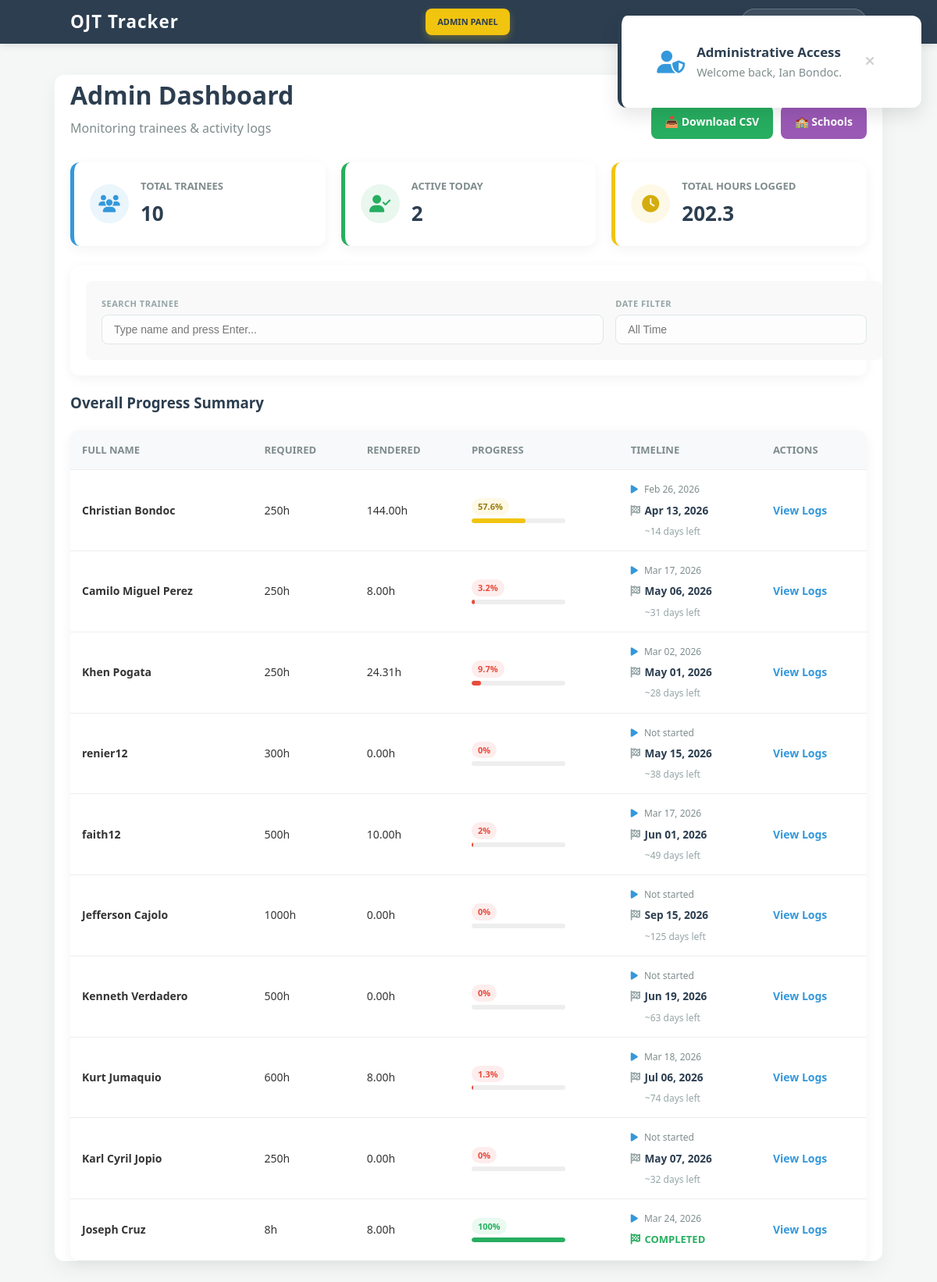
Screenshot of /OjtTracker/admin.php (signed in) with the database file from the repository.
### tables this page shows
CREATE TABLE `users` (
  `id` int(11) NOT NULL,
  `username` varchar(50) NOT NULL,
  `full_name` varchar(255) DEFAULT NULL,
  `school` varchar(255) DEFAULT NULL,
  `password` varchar(255) NOT NULL,
  `total_required` int(11) DEFAULT 600,
  `security_question` varchar(255) DEFAULT NULL,
  `security_answer` varchar(255) DEFAULT NULL,
  `role` enum('user','admin') DEFAULT 'user'
);

### OjtTracker/admin.php (the view, shortened to what this page needs)
<?php
include 'includes/database.php';
$search = $_GET['search'] ?? '';
$filter_date = $_GET['filter_date'] ?? '';
if (!empty($filter_date)) {
    $sql = "SELECT logs.*, users.full_name, users.total_required
            FROM logs
            JOIN users ON logs.user_id = users.id
            WHERE users.role != 'admin' AND logs.log_date = ? " . (!empty($search) ? "AND users.full_name LIKE ?" : "") . "
            ORDER BY logs.time_in ASC";
    $stmt = $conn->prepare($sql);
    if (!empty($search)) {
        $search_param = "%$search%";
        $stmt->bind_param("ss", $filter_date, $search_param);
    } else {
        $stmt->bind_param("s", $filter_date);
    }
} else {
    $sql = "SELECT users.id as user_id, users.full_name, users.total_required,
            COALESCE(SUM(logs.hours_rendered), 0) as total_done,
            COUNT(DISTINCT logs.log_date) as days_worked,
            MIN(logs.log_date) as first_active
            FROM users
            LEFT JOIN logs ON users.id = logs.user_id
            WHERE users.role != 'admin'";
    $sql .= " GROUP BY users.id, users.full_name, users.total_required";
    $stmt = $conn->prepare($sql);
}
$stmt->execute();
$result = $stmt->get_result();
$kpi_trainees = $conn->query("SELECT COUNT(*) as count FROM users WHERE role != 'admin'")->fetch_assoc()['count'];
$today = date('Y-m-d');
$kpi_active = $conn->query("SELECT COUNT(DISTINCT user_id) as count FROM logs WHERE log_date = '$today'")->fetch_assoc()['count'];
$kpi_hours_query = $conn->query("SELECT SUM(hours_rendered) as total FROM logs JOIN users ON logs.user_id = users.id WHERE users.role != 'admin'");
$kpi_hours = $kpi_hours_query->fetch_assoc()['total'];
?>
<!DOCTYPE html>
<html lang="en">
<head>
    <link rel="stylesheet" href="assets/css/style.css">
    <link rel="stylesheet" href="https://cdnjs.cloudflare.com/ajax/libs/font-awesome/6.4.0/css/all.min.css">
    <link rel="stylesheet" href="https://cdn.jsdelivr.net/npm/flatpickr/dist/flatpickr.min.css">
    <link rel="stylesheet" href="https://cdn.jsdelivr.net/npm/flatpickr/dist/themes/material_blue.css">
</head>
<body>
    <div class="toast-container">
        <?php if (isset($_SESSION['login_success'])): ?>
            <div id="admin-toast" class="alert-toast">
                <div class="alert-content">
                    <div class="alert-icon"><i class="fas fa-user-shield"></i></div>
                    <div class="alert-text">
                        <strong>Administrative Access</strong>
                        <span>Welcome back, <?= htmlspecialchars($_SESSION['full_name']); ?>.</span>
                    </div>
                    <button class="alert-close" onclick="this.parentElement.parentElement.remove()"><i class="fas fa-times"></i></button>
                </div>
            </div>
        <?php endif; ?>
    </div>
    <?php include 'includes/navbar.php'; ?>
    <div class="container" style="max-width: 1200px; margin: 40px auto; padding: 0 20px;">
        <div class="header-section">
            <div>
                <h1 style="margin:0; color: var(--dark);">Admin Dashboard</h1>
                <p style="color: #7f8c8d; margin: 5px 0 0;">Monitoring trainees & activity logs</p>
            </div>
            <div class="action-buttons">
                <a href="export_csv.php" class="btn btn-csv">📥 Download CSV</a>
                <a href="manage_schools.php" class="btn btn-school">🏫 Schools</a>
            </div>
        </div>
        <div class="kpi-container">
            <div class="kpi-card">
                <div class="kpi-icon"><i class="fas fa-users"></i></div>
                <div class="kpi-details">
                    <h4>Total Trainees</h4>
                    <h2><?php echo $kpi_trainees; ?></h2>
                </div>
            </div>
            <div class="kpi-card success">
                <div class="kpi-icon success"><i class="fas fa-user-check"></i></div>
                <div class="kpi-details">
                    <h4>Active Today</h4>
                    <h2><?php echo $kpi_active; ?></h2>
                </div>
            </div>
            <div class="kpi-card warning">
                <div class="kpi-icon warning"><i class="fas fa-clock"></i></div>
                <div class="kpi-details">
                    <h4>Total Hours Logged</h4>
                    <h2><?php echo number_format($kpi_hours ?? 0, 1); ?></h2>
                </div>
            </div>
        </div>
        <div class="filter-card">
            <form id="filterForm" method="GET" style="display: flex; flex-wrap: wrap; align-items: flex-end; gap: 15px; width: 100%;">
                <div class="form-group" style="flex: 2; min-width: 200px;">
                    <label>Search Trainee</label>
                    <input type="text" name="search" class="modern-input" placeholder="Type name and press Enter..." value="<?php echo htmlspecialchars($search); ?>">
                </div>
                <div class="form-group" style="flex: 1; min-width: 150px;">
                    <label>Date Filter</label>
                    <input type="text" name="filter_date" id="calendar" class="modern-input" placeholder="All Time" value="<?php echo htmlspecialchars($filter_date); ?>">
                </div>
            </form>
        </div>
        <h3 style="margin-bottom: 20px; color: var(--dark);">
            <?php echo empty($filter_date) ? "Overall Progress Summary" : "Daily Logs: " . date('F d, Y', strtotime($filter_date)); ?>
        </h3>
        <table class="modern-table">
            <thead>
                <tr>
                    <th>Full Name</th>
                    <?php if (!empty($filter_date)): ?>
                        <th>Time In</th><th>Time Out</th><th>Hours</th><th>Tasks</th>
                    <?php else: ?>
                        <th>Required</th><th>Rendered</th><th>Progress</th>
                        <th>Timeline</th>
                        <th>Actions</th>
                    <?php endif; ?>
                </tr>
            </thead>
            <tbody>
                <?php while($row = $result->fetch_assoc()): ?>
                <tr>
                    <td style="font-weight: 600;"><?php echo htmlspecialchars($row['full_name']); ?></td>
                    <?php if (!empty($filter_date)): ?>
                        <td><?php echo date('h:i A', strtotime($row['time_in'])); ?></td>
                        <td><?php echo $row['time_out'] ? date('h:i A', strtotime($row['time_out'])) : '<span style="color:#e67e22; font-weight:bold;">Active</span>'; ?></td>
                        <td style="color: var(--success); font-weight: bold;"><?php echo number_format($row['hours_rendered'] ?? 0, 2); ?></td>
                        <td><?php echo htmlspecialchars($row['task_description'] ?? 'No task recorded'); ?></td>
                    <?php else: ?>
                        <td><?php echo (int)$row['total_required']; ?>h</td>
                        <td><?php echo number_format($row['total_done'], 2); ?>h</td>
                        <td>
                            <?php
                                $percent = ($row['total_required'] > 0) ? ($row['total_done'] / $row['total_required']) * 100 : 0;
                                $display_percent = min(round($percent, 1), 100);
                                if ($display_percent < 40) { $color_class = "bar-low"; $bg_class = "bg-low"; }
                                elseif ($display_percent < 80) { $color_class = "bar-mid"; $bg_class = "bg-mid"; }
                                else { $color_class = "bar-high"; $bg_class = "bg-high"; }
                            ?>
                            <div class="progress-wrapper">
                                <span class="badge-progress <?php echo $bg_class; ?>"><?php echo $display_percent; ?>%</span>
                                <div class="progress-container">
                                    <div class="progress-bar <?php echo $color_class; ?>" style="width: <?php echo $display_percent; ?>%;"></div>
                                </div>
                            </div>
                        </td>
                        <td>
                            <div class="timeline-cell">
                                <?php
                                    $start_date = $row['first_active'] ? date('M d, Y', strtotime($row['first_active'])) : 'Not started';
                                    echo '<div style="font-size:12px; color:#7f8c8d;"><i class="fas fa-play" style="width:14px; color:var(--primary);"></i> ' . $start_date . '</div>';
                                    $remaining = $row['total_required'] - $row['total_done'];
                                    if ($remaining <= 0) {
                                        echo '<div><i class="fas fa-flag-checkered" style="width:14px; color:var(--success);"></i> <span style="color:var(--success); font-weight:bold; font-size:13px;">COMPLETED</span></div>';
                                    } else {
                                        $days_worked = (int)$row['days_worked'];
                                        $avg_pace = ($days_worked > 0 && $row['total_done'] > 0) ? ($row['total_done'] / $days_worked) : 8;
                                        $days_needed = ceil($remaining / $avg_pace);
                                        $target_date = new DateTime();
                                        $days_added = 0;
                                        while ($days_added < $days_needed) {
                                            $target_date->modify('+1 day');
                                            if ($target_date->format('N') < 6) {
                                                $days_added++;
                                            }
                                        }
                                        echo '<div><i class="fas fa-flag-checkered" style="width:14px; color:#95a5a6;"></i> <span class="edc-badge" style="display:inline;">' . $target_date->format('M d, Y') . '</span></div>';
                                        echo '<span class="edc-sub" style="margin-left: 18px;">~' . $days_needed . ' days left</span>';
                                    }
                                ?>
                            </div>
                        </td>
                        <td>
                            <a href="view_user_logs.php?id=<?php echo $row['user_id']; ?>" class="link-view">View Logs</a>
                        </td>
                    <?php endif; ?>
                </tr>
                <?php endwhile; ?>
            </tbody>
        </table>
    </div>
</body>
</html>

### OjtTracker/includes/navbar.php (shortened to what this page needs)
<nav class="navbar">
    <div class="nav-container">
        <a href="index.php" class="logo">OJT Tracker</a>
        <div class="nav-links">
    <?php if (isset($_SESSION['role']) && $_SESSION['role'] === 'admin'): ?>
        <a href="admin.php" class="admin-link">Admin Panel</a>
    <?php else: ?>
        <a href="index.php">Dashboard</a>
        <a href="view_history.php">My History</a>
    <?php endif; ?>
    </div>
            <div class="nav-profile-dropdown">
                <button onclick="toggleNavMenu()" class="nav-user-btn" id="navUserBtn">
                    <span>
                        <?php if (isset($_SESSION['role']) && $_SESSION['role'] === 'admin'): ?>
                            <span class="admin-badge">ADMIN</span>
                        <?php endif; ?>
                    </span>
                </button>
            </div>
        </div>
</nav>

### OjtTracker/assets/css/style.css (style rules this page uses)
body { font-family: 'Segoe UI', Tahoma, Geneva, Verdana, sans-serif; background: #f4f7f6; color: #333; line-height: 1.6; margin: 0; }
.container { width: 85%; max-width: 1000px; margin: 50px auto; background: white; padding: 30px; border-radius: 12px; box-shadow: 0 10px 25px rgba(0,0,0,0.05); }
.progress-bar { background: #eee; height: 25px; border-radius: 20px; overflow: hidden; margin-bottom: 40px; }
form { display: grid; grid-template-columns: 1fr 1fr; gap: 15px; background: #f9f9f9; padding: 20px; border-radius: 8px; }
form h3, form label { grid-column: span 2; }
input, select, textarea { padding: 12px; border: 1px solid #ddd; border-radius: 6px; font-size: 14px; }
button { grid-column: span 2; background: #2c3e50; color: white; padding: 15px; border: none; border-radius: 6px; font-weight: bold; cursor: pointer; transition: background 0.3s; }
table { width: 100%; border-collapse: collapse; margin-top: 20px; }
th, td { padding: 15px; text-align: left; border-bottom: 1px solid #eee; }
th { background-color: #f8f9fa; color: #2c3e50; font-size: 13px; text-transform: uppercase; }
.navbar { background: #2c3e50; color: white; padding: 15px 0; width: 100%; box-shadow: 0 2px 10px rgba(0,0,0,0.1); }
.nav-container { width: 85%; max-width: 1200px; margin: 0 auto; display: flex; justify-content: space-between; align-items: center; }
.logo { font-size: 20px; font-weight: bold; color: #27ae60; text-decoration: none; }
.nav-links a { color: white; text-decoration: none; margin-left: 20px; font-size: 14px; transition: color 0.3s; }
.admin-link { background: #f39c12; padding: 5px 10px; border-radius: 4px; color: #000 !important; }
.alert-toast { position: relative; background: #ffffff; border-left: 5px solid #27ae60; border-radius: 12px; box-shadow: 0 10px 25px rgba(0,0,0,0.1); margin-bottom: 25px; overflow: hidden; animation: slideIn 0.5s ease forwards; }
.alert-content { display: flex; align-items: center; padding: 16px 20px; gap: 15px; }
.alert-icon { font-size: 24px; color: #27ae60; }
.alert-text { display: flex; flex-direction: column; flex-grow: 1; }
.alert-text strong { color: #2c3e50; font-size: 15px; }
.alert-text span { color: #7f8c8d; font-size: 13px; }
.alert-close { background: none; border: none; color: #bdc3c7; cursor: pointer; font-size: 16px; transition: 0.2s; }

### OjtTracker/includes/navbar.php (style rules this page uses)
.navbar { background: #2c3e50; padding: 10px 0; color: white; }
.nav-container { max-width: 1100px; margin: 0 auto; display: flex; justify-content: space-between; align-items: center; padding: 0 20px; }
.logo { color: white; text-decoration: none; font-weight: 900; font-size: 1.4rem; letter-spacing: 1px; }
.nav-links { display: flex; align-items: center; gap: 20px; }
.nav-links a { color: rgba(255,255,255,0.8); text-decoration: none; font-size: 0.9rem; font-weight: 600; transition: 0.3s; }
.admin-link { background: #f1c40f !important; color: #2c3e50 !important; padding: 8px 15px !important; border-radius: 8px; font-weight: 800 !important; text-transform: uppercase; font-size: 11px !important; display: flex; align-items: center; gap: 6px; box-shadow: 0 4px 10px rgba(241, 196, 15, 0.3); }
.nav-profile-dropdown { position: relative; display: inline-block; }
.nav-user-btn { background: rgba(255,255,255,0.1); color: white; border: 1px solid rgba(255,255,255,0.2); padding: 8px 15px; border-radius: 50px; cursor: pointer; font-size: 14px; display: flex; align-items: center; gap: 10px; transition: 0.3s; }
.admin-badge { background: #f1c40f; color: #2c3e50; font-size: 9px; padding: 2px 6px; border-radius: 4px; font-weight: 900; margin-left: 5px; vertical-align: middle; }

### rows the page displays
users: full_name "Christian Bondoc", total_required "250", total_done "144.00", display_percent "57.6", start_date "Feb 26, 2026", days_needed "14"
users: full_name "Camilo Miguel Perez", total_required "250", total_done "8.00", display_percent "3.2", start_date "Mar 17, 2026", days_needed "31"
users: full_name "Khen Pogata", total_required "250", total_done "24.31", display_percent "9.7", start_date "Mar 02, 2026", days_needed "28"
users: full_name "renier12", total_required "300", total_done "0.00", display_percent "0", start_date "Not started", days_needed "38"
users: full_name "faith12", total_required "500", total_done "10.00", display_percent "2", start_date "Mar 17, 2026", days_needed "49"
users: full_name "Jefferson Cajolo", total_required "1000", total_done "0.00", display_percent "0", start_date "Not started", days_needed "125"
users: full_name "Kenneth Verdadero", total_required "500", total_done "0.00", display_percent "0", start_date "Not started", days_needed "63"
users: full_name "Kurt Jumaquio", total_required "600", total_done "8.00", display_percent "1.3", start_date "Mar 18, 2026", days_needed "74"
users: full_name "Karl Cyril Jopio", total_required "250", total_done "0.00", display_percent "0", start_date "Not started", days_needed "32"
users: full_name "Joseph Cruz", total_required "8", total_done "8.00", display_percent "100", start_date "Mar 24, 2026", shows "COMPLETED"

### other values shown
$_SESSION['full_name'] "Ian Bondoc"
$kpi_trainees "10"
$kpi_active "2"
$kpi_hours "202.3"
